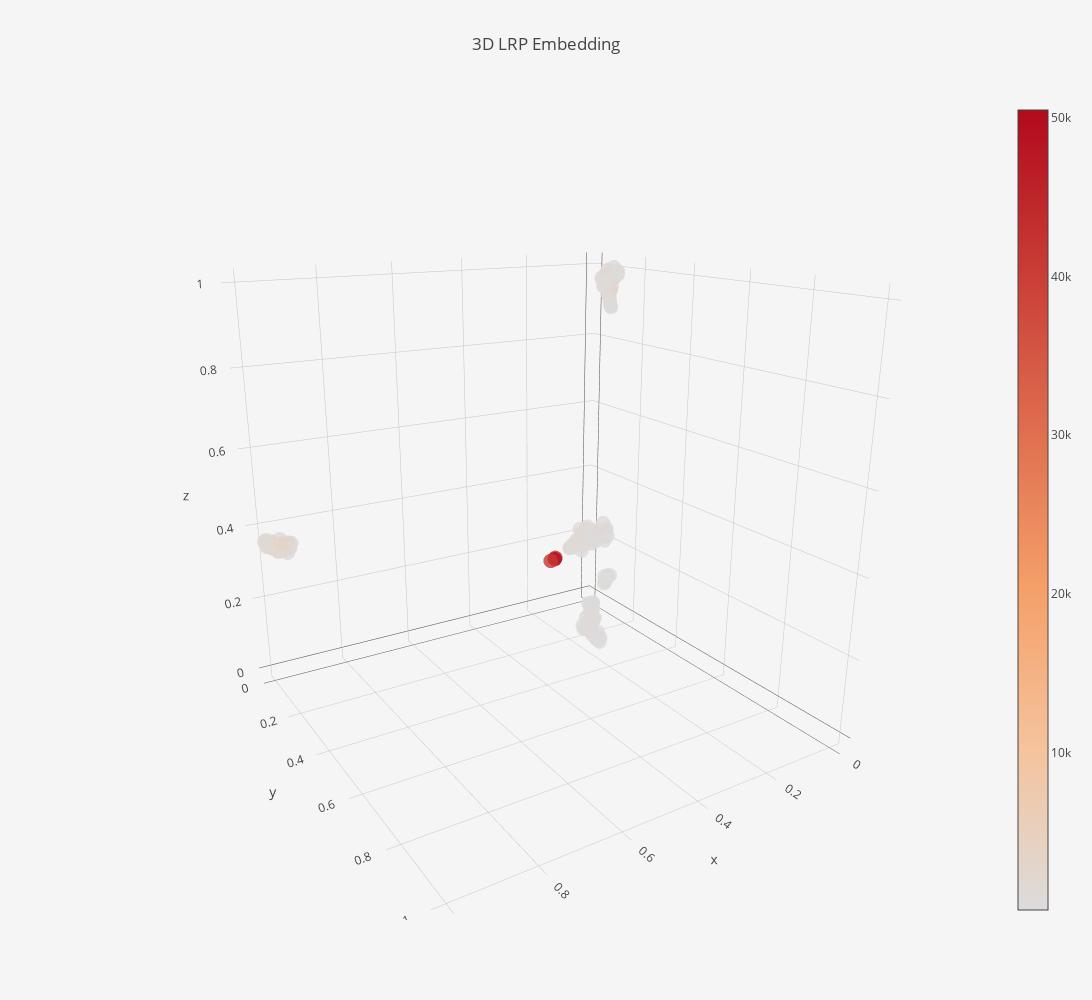

Notebook source saved alongside this figure:
### Code cell
gmm_densities = np.exp(best_gmm.score_samples(relevance_embedding))

emb3d["marker"]["color"] = gmm_densities
emb3d["marker"]["showscale"]=True
emb3d["marker"]["colorscale"]="Reds"

data=[emb3d]

fig = go.Figure(data=data, layout=layout)
iplot(fig, filename='lrp-densities.html')
print("Entropy:", entropy(gmm_densities))

### Figure 1 — Plotly figure (JSON) as saved in the notebook; plotly's stock layout.template omitted (floating-point values rounded to 4 significant figures; data arrays with more than 128 entries replaced by an {"elided": "..."} marker saying what was removed)
{"data": [{"marker": {"color": {"elided": "129 float values"}, "colorscale": "Reds", "opacity": 0.8, "showscale": true, "size": 5}, "mode": "markers", "name": "Training", "text": {"elided": "129 int values"}, "type": "scatter3d", "uid": "c6717626-ccde-4d99-8727-23df94f8f3d9", "x": {"elided": "129 float values"}, "y": {"elided": "129 float values"}, "z": {"elided": "129 float values"}}], "layout": {"autosize": false, "height": 1000, "paper_bgcolor": "#F5F5F5", "scene": {"aspectmode": "auto", "aspectratio": {"x": 1, "y": 1, "z": 1}, "camera": {"center": {"x": 0, "y": 0, "z": 0}, "eye": {"x": 1.077, "y": 1.747, "z": 0.6895}, "projection": {"type": "perspective"}, "up": {"x": 0, "y": 0, "z": 1}}}, "title": {"text": "3D LRP Embedding"}, "width": 1200}}
